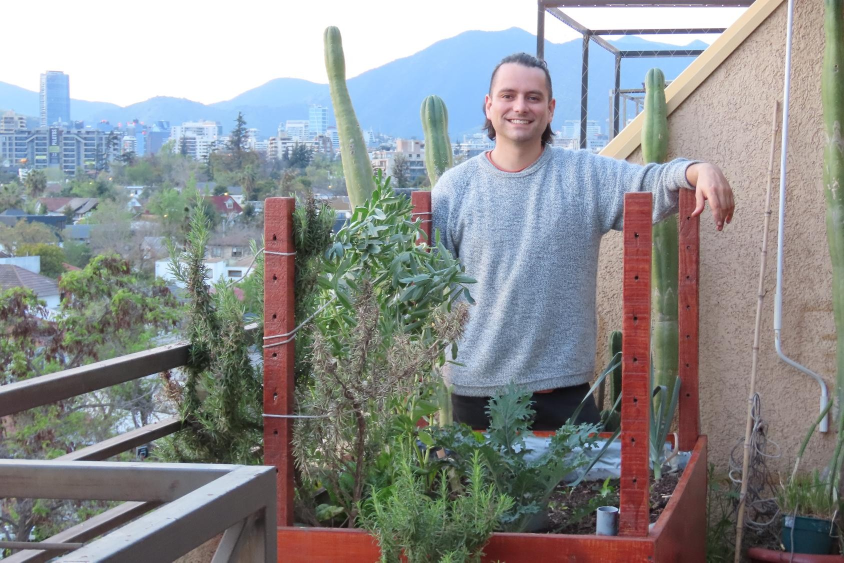
#> input picture images/people/francis_bancal_completo.jpg, 1688 x 1125 px (shown at 1/2 size)
$ python generate_flyer.py
#> lines starting #> are read from the running program, lines starting #| are printed output that depends on the picture
### scripts/generate_tarjetas.py
#!/usr/bin/env python3
"""
Genera las imagenes de referencia de la tarjeta de presentacion de LivLin
para cada medida estandar, a 300 dpi y a tamano exacto (sin sangrado).

Frente   -> images/tarjetas/frente-<ancho>x<alto>.jpg
            Misma receta que las imagenes OG: foto de fondo
            (images/people/francis_bancal_completo.jpg), degrade oscuro,
            badge circular con el logo arriba a la izquierda y, abajo a la
            izquierda, nombre, servicios y datos de contacto.
            Toda la informacion va al frente; la tarjeta no lleva reverso.
Reverso  -> images/tarjetas/reverso-<ancho>x<alto>.jpg
            Solo servicios y "Sanar naturaleza". Tinta oscura sobre blanco
            (blanco = sin tinta), sirve para todos los papeles.
Mural    -> images/tarjetas/mural-<ancho>x<alto>.jpg
            Version "todo al frente" para dejar la tarjeta en un panel donde no
            se ve el reverso: franja de foto grande a la derecha; a la izquierda logo,
            nombre (protagonista), descripcion, servicios y contacto.
            Tinta oscura sobre blanco (blanco = sin tinta): sirve para todos los papeles.
Kraft    -> images/tarjetas/frente-kraft-<ancho>x<alto>.jpg
            Version solo-tintas para papel kraft (no se imprime blanco):
            la foto se desvanece hacia el papel (aqui, blanco = sin tinta) y los
            textos van en tinta oscura. La pagina la mezcla en "multiplicar"
            sobre la textura kraft.

Uso:
    pip install pillow
    python scripts/generate_tarjetas.py
"""

import os
import subprocess
import tempfile
from pathlib import Path

from PIL import Image, ImageDraw, ImageFont

ROOT = Path(__file__).resolve().parent.parent
LOGO_TEXT = ROOT / "images/ui/logo_livlin_with_text.png"
PHOTO = ROOT / "images/people/francis_bancal_completo.jpg"
LOGO_CIRCLE = ROOT / "images/ui/logo_livlin_with_text_circle.png"
ICON_DIR = ROOT / "images/icons"
FONT_LATIN = ROOT / "scripts/fonts/Montserrat-Variable.ttf"
FONT_CJK = ROOT / "scripts/fonts/NotoSansSC-Variable.ttf"
OUT_DIR = ROOT / "images/tarjetas"

DPI = int(os.environ.get("LIVLIN_DPI", "300"))
SIZES_MM = [(90, 50), (90, 55), (80, 50), (85, 55)]

# Tintas (mismos colores del sitio)
NAVY = (17, 46, 77)          # --text
TEAL_DARK = (26, 119, 131)   # --teal-dark
GREEN_LIGHT = (122, 218, 165)  # --green-light
WHITE = (255, 255, 255)

# ----------------------------- contenido -----------------------------
NAME = "Francis Mason"
NAME_ZH = "(林高天)"
SERVICE_LINES = ["Servicios para la Sustentabilidad", "y la Regeneración"]
SERVICES = [
    ("compass", "Diseño regenerativo"),
    ("sprout", "Huerto urbano"),
    ("leaf", "Educación ambiental"),
    ("users", "Facilitación organizacional"),
    ("bar-chart-2", "Monitoreo y aprendizaje (MEL)"),
    ("laptop", "Soluciones digitales"),
]
# mismos servicios del flyer: verbo (verde) + descripcion (navy)
SERVICES_V = [
    ("compass", "Diseñamos", "Espacios y proyectos regenerativos"),
    ("sprout", "Cultivamos", "Huertos urbanos y educativos"),
    ("leaf", "Enseñamos", "Educación ambiental participativa"),
    ("users", "Facilitamos", "Procesos para organizaciones y comunidades"),
    ("bar-chart-2", "Mejoramos", "Monitoreo, evaluación y aprendizaje"),
    ("laptop", "Desarrollamos", "Soluciones digitales a medida"),
]
TAGLINE = ["Sanar", "naturaleza"]
CONTACTS = [
    ("phone", "+56 9 7165 7358"),
    ("globe", "www.livlin.cl"),
    ("mail", "francis@livlin.cl"),
    ("instagram", "@livlin.cl"),
]


# [5 lines left out: function crop_logo, not called in this run]


def mm(v):
    return v * DPI / 25.4


# [132 lines left out: functions font, fit_font, text_w, draw_text, build_front, render_icon, not called in this run]


# ------------------------------ frente kraft ------------------------------
def smoothstep(a, b, x):
    t = min(1.0, max(0.0, (x - a) / (b - a)))
    return t * t * (3 - 2 * t)


# [344 lines left out: functions build_front_kraft, wrap_segs, draw_segs, build_back, wrap_lines, build_mural_cfg and 2 more, not called in this run]


# [2 lines that do not run on import are left out]

### scripts/generate_flyer.py
#!/usr/bin/env python3
"""
Genera el flyer de LivLin (10 x 14 cm, una cara, 300 dpi, sin sangrado).

    images/flyers/flyer-10x14.jpg

Objetivo: invitar a la conversacion de orientacion gratuita (20 min, online).
Foto sin filtros arriba, servicios disponibles y, al final, la invitacion:
"Conversemos tu idea" con QR a WhatsApp + WhatsApp, correo, web e Instagram. Blanco = sin tinta (papel).

Uso:
    pip install pillow segno
    python scripts/generate_flyer.py
"""

import sys
import tempfile
from pathlib import Path

import segno
from PIL import Image, ImageDraw

sys.path.insert(0, str(Path(__file__).resolve().parent))
from generate_tarjetas import (  # noqa: E402
    DPI, LOGO_CIRCLE, NAVY, PHOTO, ROOT, TEAL_DARK, WHITE,
    SERVICES, draw_text, font, mm, render_icon, text_w,
)

OUT_DIR = ROOT / "images/flyers"
W_MM, H_MM = 100, 140
BOOKING_URL = "https://wa.me/56971657358"
WHATSAPP = "+56 9 7165 7358"
MAIL = "francis@livlin.cl"
WEB = "www.livlin.cl"
IG = "@livlin.cl"
SOFT = (84, 104, 125)  # texto secundario
TEAL_BG = (232, 244, 245)
PHOTO_MM = 30
FLYER_SERVICES = [
    ("compass", "Diseñamos", "Espacios y proyectos regenerativos"),
    ("sprout", "Cultivamos", "Huertos urbanos y educativos"),
    ("leaf", "Enseñamos", "Educación ambiental participativa"),
    ("users", "Facilitamos", "Procesos para organizaciones y comunidades"),
    ("bar-chart-2", "Mejoramos", "Monitoreo, evaluación y aprendizaje"),
    ("laptop", "Desarrollamos", "Soluciones digitales a medida"),
]


def hexc(c):
    return "#%02x%02x%02x" % c


def wa_icon(color_hex, size):
    """Icono simple de WhatsApp (burbuja + telefono) dibujado con SVG."""
    import subprocess
    svg = (
        '<svg xmlns="http://www.w3.org/2000/svg" viewBox="0 0 24 24" fill="none" stroke="%s" '
        'stroke-width="2" stroke-linecap="round" stroke-linejoin="round">'
        '<path d="M3 21l1.65-4.8A8.5 8.5 0 1 1 8 19.4z"/>'
        '<path d="M9 10c.3 1.9 2.1 3.7 4 4l1.4-1.2 2 .9c-.3 1.1-1.3 1.7-2.4 1.6C10.7 15 8.4 12.600 8 10c-.1-1 .5-2 1.600-2.300l.9 2z"/>'
        '</svg>' % color_hex
    )
    with tempfile.TemporaryDirectory() as td:
        sp, pp = Path(td) / "w.svg", Path(td) / "w.png"
        sp.write_text(svg, encoding="utf-8")
        subprocess.run(["rsvg-convert", "-w", str(size), "-h", str(size), "-o", str(pp), str(sp)], check=True)
        return Image.open(pp).convert("RGBA")


def wrap(draw, text, f, max_w):
    words, lines, cur = text.split(), [], ""
    for w in words:
        t = (cur + " " + w).strip()
        if draw.textlength(t, font=f) <= max_w or not cur:
            cur = t
        else:
            lines.append(cur)
            cur = w
    if cur:
        lines.append(cur)
    return lines


def rrect(draw, box, r, fill):
    draw.rounded_rectangle(box, radius=r, fill=fill)


def build(photo_mm=PHOTO_MM):
#> called with photo_mm = 46
    W, H = round(mm(W_MM)), round(mm(H_MM))
    cv = Image.new("RGBA", (W, H), (255, 255, 255, 255))
#> cv: PIL image 1181x1654 RGBA; every value is 255
    d = ImageDraw.Draw(cv)
    m = mm(7)
    maxw = W - 2 * m

    # ---- foto (sin filtros) ----
    ph_h = round(mm(photo_mm))
    photo = Image.open(PHOTO).convert("RGB")
#> photo is the input picture: PIL image 1688x1125 RGB; mean R, G, B 140.3, 142.5, 143.1
    sc = W / photo.width
#> sc = 0.7
    photo = photo.resize((W, round(photo.height * sc)), Image.LANCZOS)
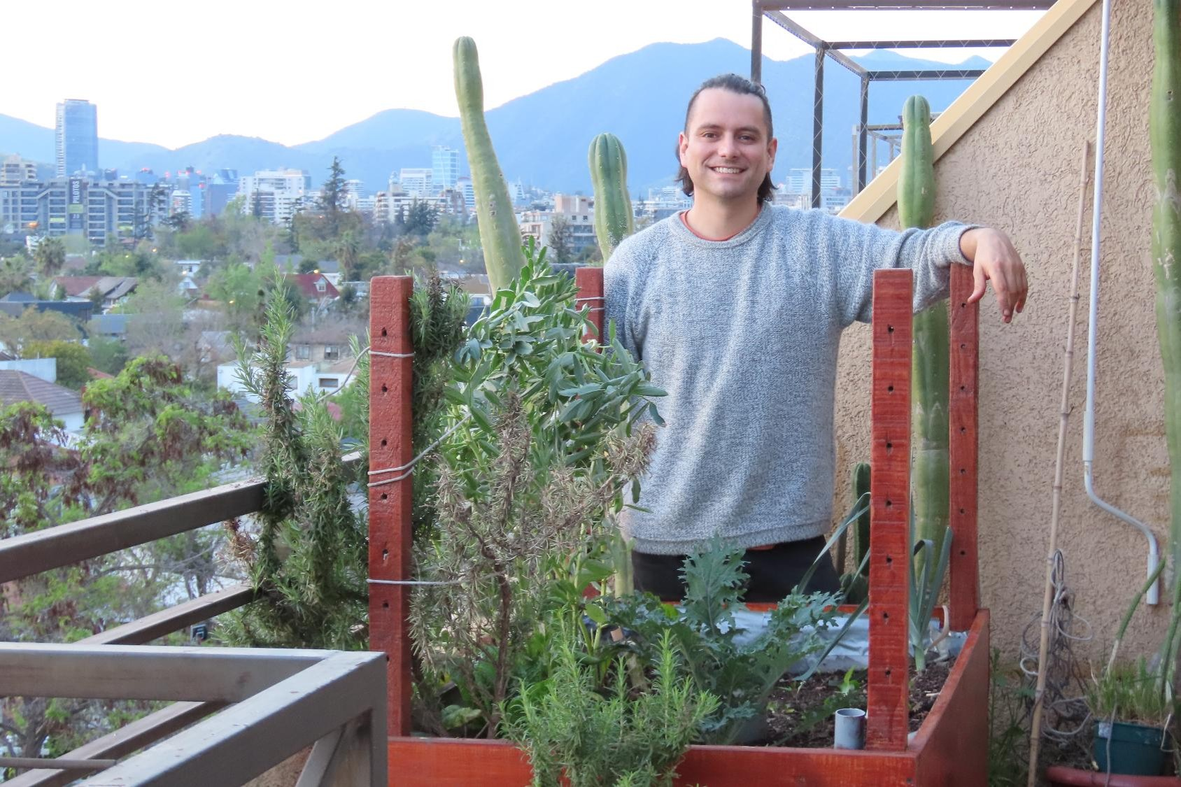
#> photo: PIL image 1181x787 RGB; mean R, G, B 140.3, 142.5, 143.1
    cv.paste(photo.crop((0, 0, W, ph_h)), (0, 0))
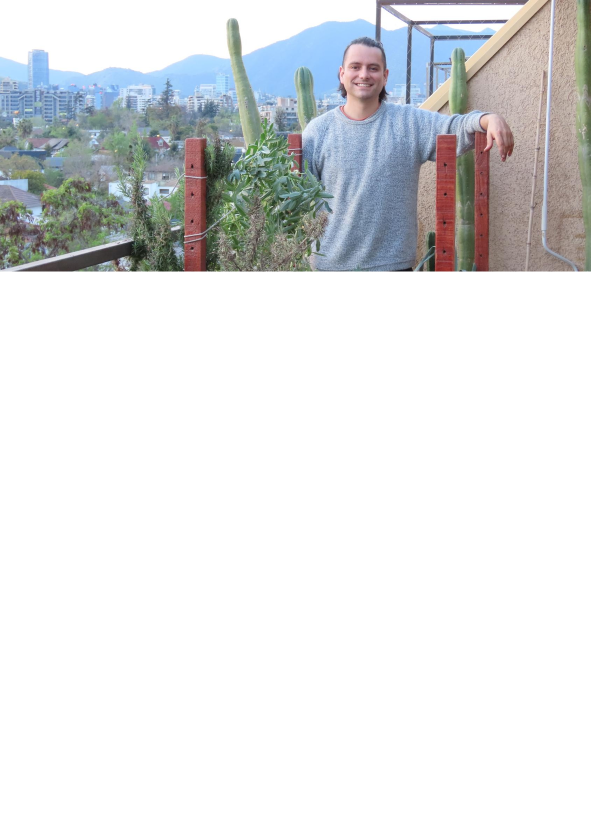
#> cv: PIL image 1181x1654 RGBA (shown at 1/2 size); mean R, G, B, A 223.4, 225.2, 226.4, 255
    bd = round(mm(19))
#> (the run stopped early here; a loop or call above may not have finished)

$ run again, with images/people/francis.png saved as images/people/francis_bancal_completo.jpg
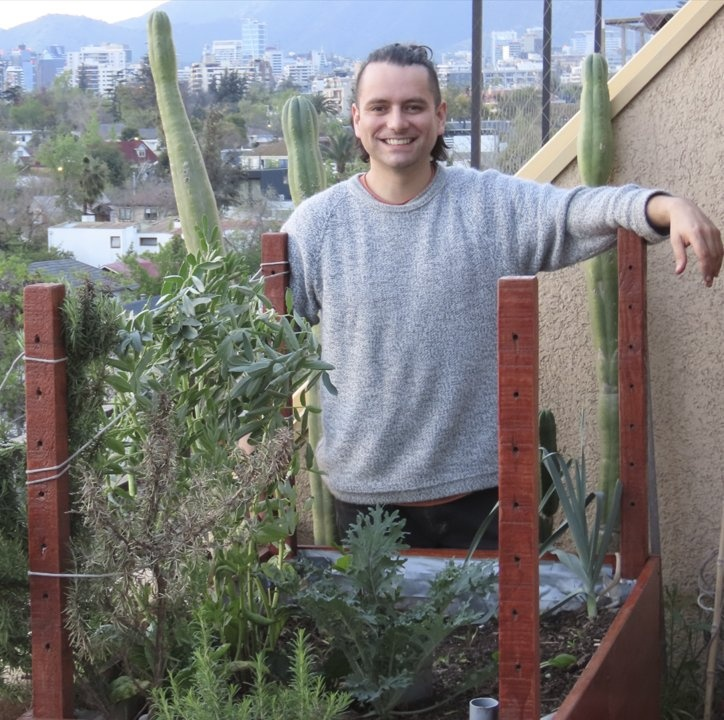
#> input picture images/people/francis.png, 724 x 720 px
#> in build, photo is the input picture: PIL image 724x720 RGB; mean R, G, B 122.1, 121.8, 121
#> photo: PIL image 1181x1174 RGB
#> in build, `cv.paste(photo.crop((0, 0, W, ph_h)), (0, 0))`:
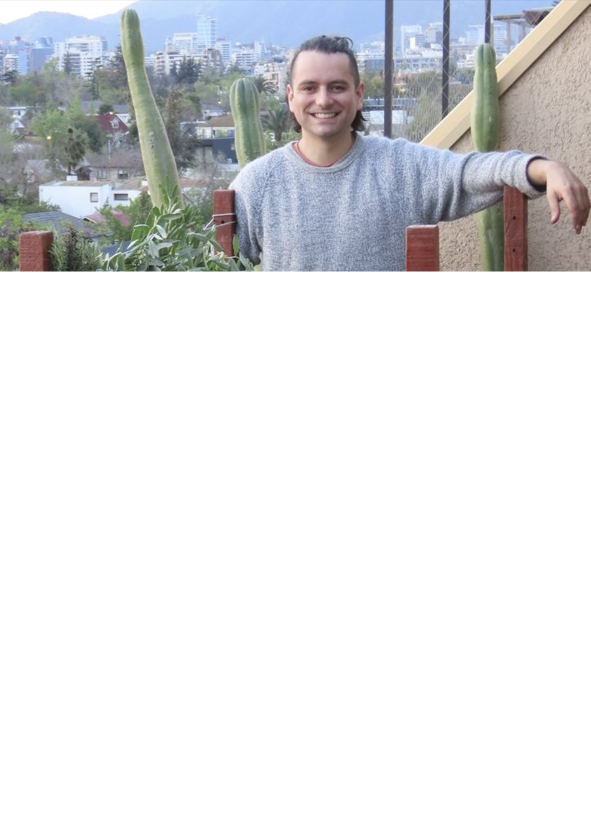
#> cv: PIL image 1181x1654 RGBA (shown at 1/2 size); mean R, G, B, A 222.2, 223.4, 225.4, 255
